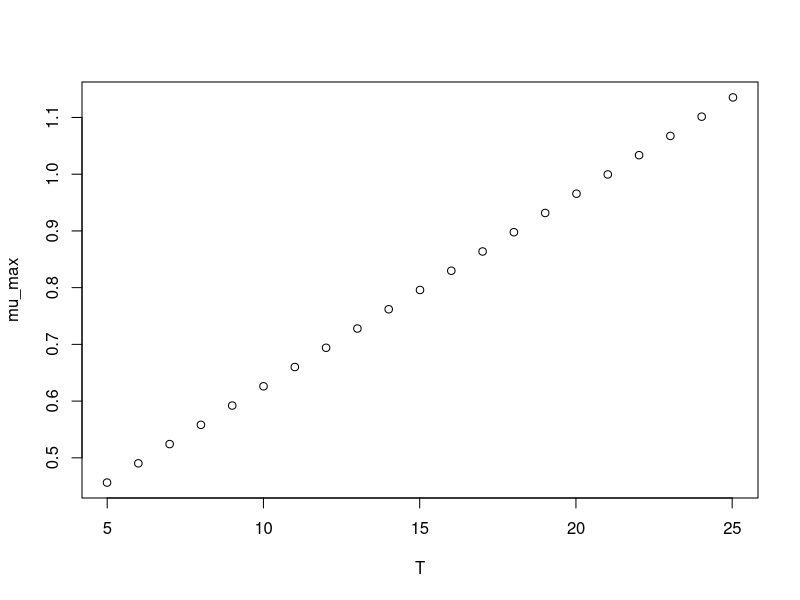

This chart was generated by the following R code:
#############################
# start of Parameter script
#############################
T <- seq(4.995004995005,25.025,length.out=21)
#############################
# end of Parameter script
#############################
############################# 
# start of Model script Gropin ID 358 
#############################
 
# constant coefficients for this model
 
variables <- data.frame(T)
argumentsPar <- expand.grid(variables)
 
# heart of the model
response_surface <- function(T) {
   mumax <-0.0339*T+0.287

return(mumax=mumax)
} 

# output parameters
mumax <- cbind(argumentsPar,response_surface(argumentsPar['T']))
colnames(mumax) <- c(colnames(argumentsPar),'mumax')
#############################
# End of Model script
#############################
############################# 
# start of Visualisation script Gropin ID 358 
#############################
plot(T,mumax$mumax,
                          xlab='T',
                          ylab='mu_max')
#############################
# End of Visualisation script
#############################
